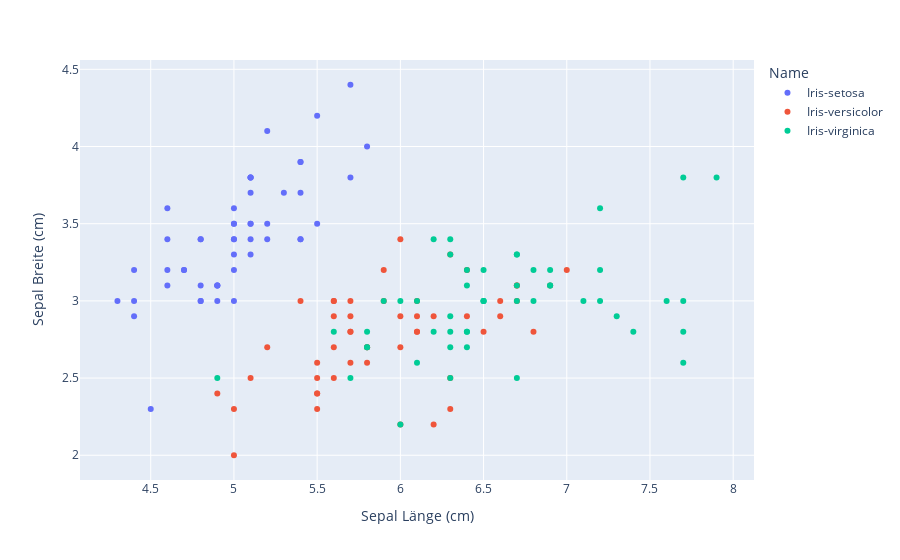

This figure's notebook cell:
### Markdown cell above
### Eingefärbte 2D-Scatter-Diagramme

### Code cell
px.scatter(iris,x='Sepal Länge (cm)',y='Sepal Breite (cm)',color='Name')

### Figure 1 — Plotly figure (JSON) as saved in the notebook; plotly's stock layout.template omitted (floating-point values rounded to 4 significant figures)
{"data": [{"hovertemplate": "Name=Iris-setosa<br>Sepal Länge (cm)=%{x}<br>Sepal Breite (cm)=%{y}<extra></extra>", "legendgroup": "Iris-setosa", "marker": {"color": "#636efa", "symbol": "circle"}, "mode": "markers", "name": "Iris-setosa", "orientation": "v", "showlegend": true, "type": "scatter", "x": [5.1, 4.9, 4.7, 4.6, 5, 5.4, 4.6, 5, 4.4, 4.9, 5.4, 4.8, 4.8, 4.3, 5.8, 5.7, 5.4, 5.1, 5.7, 5.1, 5.4, 5.1, 4.6, 5.1, 4.8, 5, 5, 5.2, 5.2, 4.7, 4.8, 5.4, 5.2, 5.5, 4.9, 5, 5.5, 4.9, 4.4, 5.1, 5, 4.5, 4.4, 5, 5.1, 4.8, 5.1, 4.6, 5.3, 5], "xaxis": "x", "y": [3.5, 3, 3.2, 3.1, 3.6, 3.9, 3.4, 3.4, 2.9, 3.1, 3.7, 3.4, 3, 3, 4, 4.4, 3.9, 3.5, 3.8, 3.8, 3.4, 3.7, 3.6, 3.3, 3.4, 3, 3.4, 3.5, 3.4, 3.2, 3.1, 3.4, 4.1, 4.2, 3.1, 3.2, 3.5, 3.1, 3, 3.4, 3.5, 2.3, 3.2, 3.5, 3.8, 3, 3.8, 3.2, 3.7, 3.3], "yaxis": "y"}, {"hovertemplate": "Name=Iris-versicolor<br>Sepal Länge (cm)=%{x}<br>Sepal Breite (cm)=%{y}<extra></extra>", "legendgroup": "Iris-versicolor", "marker": {"color": "#EF553B", "symbol": "circle"}, "mode": "markers", "name": "Iris-versicolor", "orientation": "v", "showlegend": true, "type": "scatter", "x": [7, 6.4, 6.9, 5.5, 6.5, 5.7, 6.3, 4.9, 6.6, 5.2, 5, 5.9, 6, 6.1, 5.6, 6.7, 5.6, 5.8, 6.2, 5.6, 5.9, 6.1, 6.3, 6.1, 6.4, 6.6, 6.8, 6.7, 6, 5.7, 5.5, 5.5, 5.8, 6, 5.4, 6, 6.7, 6.3, 5.6, 5.5, 5.5, 6.1, 5.8, 5, 5.6, 5.7, 5.7, 6.2, 5.1, 5.7], "xaxis": "x", "y": [3.2, 3.2, 3.1, 2.3, 2.8, 2.8, 3.3, 2.4, 2.9, 2.7, 2, 3, 2.2, 2.9, 2.9, 3.1, 3, 2.7, 2.2, 2.5, 3.2, 2.8, 2.5, 2.8, 2.9, 3, 2.8, 3, 2.9, 2.6, 2.4, 2.4, 2.7, 2.7, 3, 3.4, 3.1, 2.3, 3, 2.5, 2.6, 3, 2.6, 2.3, 2.7, 3, 2.9, 2.9, 2.5, 2.8], "yaxis": "y"}, {"hovertemplate": "Name=Iris-virginica<br>Sepal Länge (cm)=%{x}<br>Sepal Breite (cm)=%{y}<extra></extra>", "legendgroup": "Iris-virginica", "marker": {"color": "#00cc96", "symbol": "circle"}, "mode": "markers", "name": "Iris-virginica", "orientation": "v", "showlegend": true, "type": "scatter", "x": [6.3, 5.8, 7.1, 6.3, 6.5, 7.6, 4.9, 7.3, 6.7, 7.2, 6.5, 6.4, 6.8, 5.7, 5.8, 6.4, 6.5, 7.7, 7.7, 6, 6.9, 5.6, 7.7, 6.3, 6.7, 7.2, 6.2, 6.1, 6.4, 7.2, 7.4, 7.9, 6.4, 6.3, 6.1, 7.7, 6.3, 6.4, 6, 6.9, 6.7, 6.9, 5.8, 6.8, 6.7, 6.7, 6.3, 6.5, 6.2, 5.9], "xaxis": "x", "y": [3.3, 2.7, 3, 2.9, 3, 3, 2.5, 2.9, 2.5, 3.6, 3.2, 2.7, 3, 2.5, 2.8, 3.2, 3, 3.8, 2.6, 2.2, 3.2, 2.8, 2.8, 2.7, 3.3, 3.2, 2.8, 3, 2.8, 3, 2.8, 3.8, 2.8, 2.8, 2.6, 3, 3.4, 3.1, 3, 3.1, 3.1, 3.1, 2.7, 3.2, 3.3, 3, 2.5, 3, 3.4, 3], "yaxis": "y"}], "layout": {"autosize": true, "legend": {"title": {"text": "Name"}, "tracegroupgap": 0}, "margin": {"t": 60}, "xaxis": {"anchor": "y", "autorange": true, "domain": [0, 1], "range": [4.077, 8.123], "title": {"text": "Sepal Länge (cm)"}, "type": "linear"}, "yaxis": {"anchor": "x", "autorange": true, "domain": [0, 1], "range": [1.814, 4.586], "title": {"text": "Sepal Breite (cm)"}, "type": "linear"}}}
